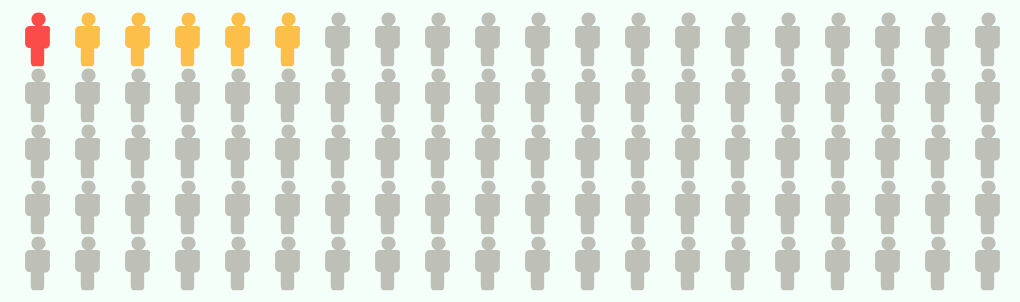

Write the Vega-Lite specification saved for this chart.
### Vega-Lite specification from a JSON file in a GitHub repository (floating-point values rounded to 4 significant figures)
{"$schema": "https://vega.github.io/schema/vega-lite/v4.json", "config": {"view": {"stroke": ""}, "background": "mintcream"}, "width": 500, "height": 140, "data": {"values": [{"id": 1}, {"id": 2}, {"id": 3}, {"id": 4}, {"id": 5}, {"id": 6}, {"id": 7}, {"id": 8}, {"id": 9}, {"id": 10}, {"id": 11}, {"id": 12}, {"id": 13}, {"id": 14}, {"id": 15}, {"id": 16}, {"id": 17}, {"id": 18}, {"id": 19}, {"id": 20}, {"id": 21}, {"id": 22}, {"id": 23}, {"id": 24}, {"id": 25}, {"id": 26}, {"id": 27}, {"id": 28}, {"id": 29}, {"id": 30}, {"id": 31}, {"id": 32}, {"id": 33}, {"id": 34}, {"id": 35}, {"id": 36}, {"id": 37}, {"id": 38}, {"id": 39}, {"id": 40}, {"id": 41}, {"id": 42}, {"id": 43}, {"id": 44}, {"id": 45}, {"id": 46}, {"id": 47}, {"id": 48}, {"id": 49}, {"id": 50}, {"id": 51}, {"id": 52}, {"id": 53}, {"id": 54}, {"id": 55}, {"id": 56}, {"id": 57}, {"id": 58}, {"id": 59}, {"id": 60}, {"id": 61}, {"id": 62}, {"id": 63}, {"id": 64}, {"id": 65}, {"id": 66}, {"id": 67}, {"id": 68}, {"id": 69}, {"id": 70}, {"id": 71}, {"id": 72}, {"id": 73}, {"id": 74}, {"id": 75}, {"id": 76}, {"id": 77}, {"id": 78}, {"id": 79}, {"id": 80}, {"id": 81}, {"id": 82}, {"id": 83}, {"id": 84}, {"id": 85}, {"id": 86}, {"id": 87}, {"id": 88}, {"id": 89}, {"id": 90}, {"id": 91}, {"id": 92}, {"id": 93}, {"id": 94}, {"id": 95}, {"id": 96}, {"id": 97}, {"id": 98}, {"id": 99}, {"id": 100}]}, "transform": [{"calculate": "ceil (datum.id/5)", "as": "col"}, {"calculate": "datum.id - datum.col*5", "as": "row"}], "mark": {"type": "point", "filled": true}, "encoding": {"x": {"field": "col", "type": "ordinal", "axis": null}, "y": {"field": "row", "type": "ordinal", "axis": null}, "shape": {"value": "M1.7 -1.7h-0.8c0.3 -0.2 0.6 -0.5 0.6 -0.9c0 -0.6 -0.4 -1 -1 -1c-0.6 0 -1 0.4 -1 1c0 0.4 0.2 0.7 0.6 0.9h-0.8c-0.4 0 -0.7 0.3 -0.7 0.6v1.9c0 0.3 0.3 0.6 0.6 0.6h0.2c0 0 0 0.1 0 0.1v1.9c0 0.3 0.2 0.6 0.3 0.6h1.3c0.2 0 0.3 -0.3 0.3 -0.6v-1.8c0 0 0 -0.1 0 -0.1h0.2c0.3 0 0.6 -0.3 0.6 -0.6v-2c0.2 -0.3 -0.1 -0.6 -0.4 -0.6z"}, "color": {"condition": [{"test": "datum.id==1", "value": "red"}, {"test": "datum.id==6", "value": "orange"}, {"test": "datum.id==11", "value": "orange"}, {"test": "datum.id==16", "value": "orange"}, {"test": "datum.id==21", "value": "orange"}, {"test": "datum.id==26", "value": "orange"}], "value": "rgb(167,165,156)"}, "size": {"value": 50}, "tooltip": {"condition": [{"test": "datum.id==1", "value": "💀"}, {"test": "datum.id==6", "value": "😷"}, {"test": "datum.id==11", "value": "😷"}, {"test": "datum.id==16", "value": "😷"}, {"test": "datum.id==21", "value": "😷"}, {"test": "datum.id==26", "value": "😷"}], "value": "❤️"}}}
